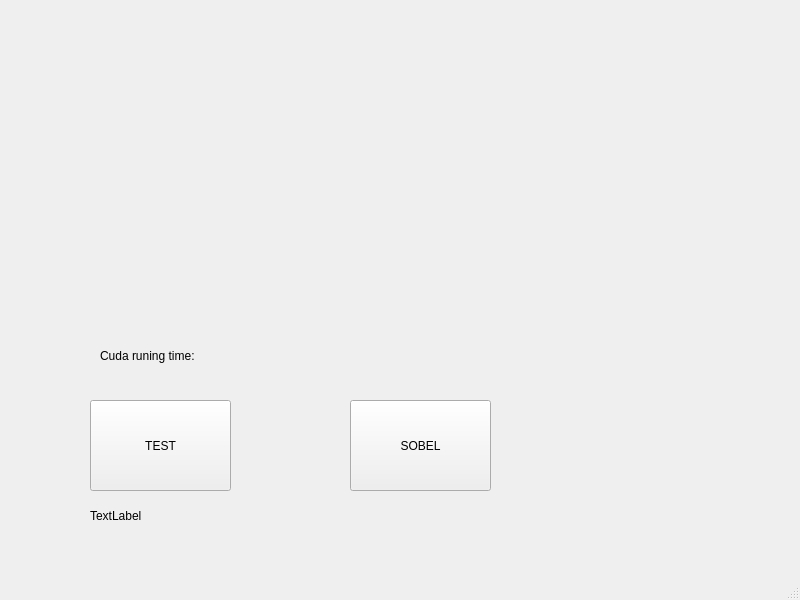
<?xml version="1.0" encoding="UTF-8"?>
<ui version="4.0">
 <class>MainWindow</class>
 <widget class="QMainWindow" name="MainWindow">
  <property name="geometry">
   <rect>
    <x>0</x>
    <y>0</y>
    <width>800</width>
    <height>600</height>
   </rect>
  </property>
  <property name="windowTitle">
   <string>MainWindow</string>
  </property>
  <widget class="QWidget" name="centralwidget">
   <widget class="QPushButton" name="pushButton">
    <property name="geometry">
     <rect>
      <x>90</x>
      <y>400</y>
      <width>141</width>
      <height>91</height>
     </rect>
    </property>
    <property name="text">
     <string>TEST</string>
    </property>
   </widget>
   <widget class="QLabel" name="label">
    <property name="geometry">
     <rect>
      <x>100</x>
      <y>330</y>
      <width>561</width>
      <height>51</height>
     </rect>
    </property>
    <property name="text">
     <string>Cuda runing time: </string>
    </property>
   </widget>
   <widget class="QLabel" name="label_2">
    <property name="geometry">
     <rect>
      <x>60</x>
      <y>10</y>
      <width>701</width>
      <height>311</height>
     </rect>
    </property>
    <property name="text">
     <string/>
    </property>
   </widget>
   <widget class="QLabel" name="label_3">
    <property name="geometry">
     <rect>
      <x>240</x>
      <y>330</y>
      <width>151</width>
      <height>51</height>
     </rect>
    </property>
    <property name="text">
     <string/>
    </property>
   </widget>
   <widget class="QLabel" name="label_4">
    <property name="geometry">
     <rect>
      <x>370</x>
      <y>320</y>
      <width>151</width>
      <height>51</height>
     </rect>
    </property>
    <property name="text">
     <string/>
    </property>
   </widget>
   <widget class="QPushButton" name="sobel_bt">
    <property name="geometry">
     <rect>
      <x>350</x>
      <y>400</y>
      <width>141</width>
      <height>91</height>
     </rect>
    </property>
    <property name="text">
     <string>SOBEL</string>
    </property>
   </widget>
   <widget class="QLabel" name="label_5">
    <property name="geometry">
     <rect>
      <x>90</x>
      <y>500</y>
      <width>231</width>
      <height>31</height>
     </rect>
    </property>
    <property name="text">
     <string>TextLabel</string>
    </property>
   </widget>
  </widget>
  <widget class="QMenuBar" name="menubar">
   <property name="geometry">
    <rect>
     <x>0</x>
     <y>0</y>
     <width>800</width>
     <height>22</height>
    </rect>
   </property>
  </widget>
  <widget class="QStatusBar" name="statusbar"/>
 </widget>
 <resources/>
 <connections/>
</ui>
